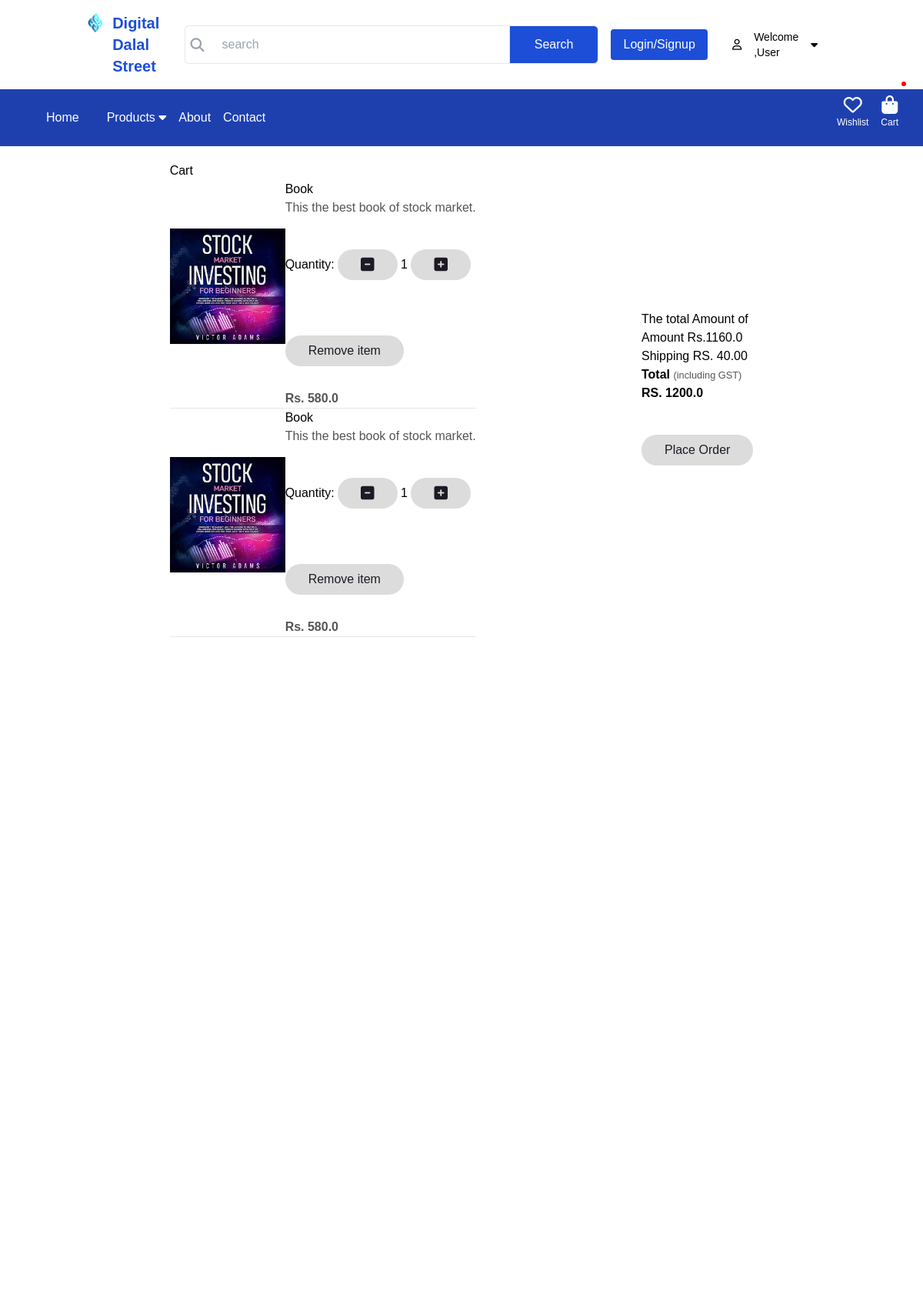
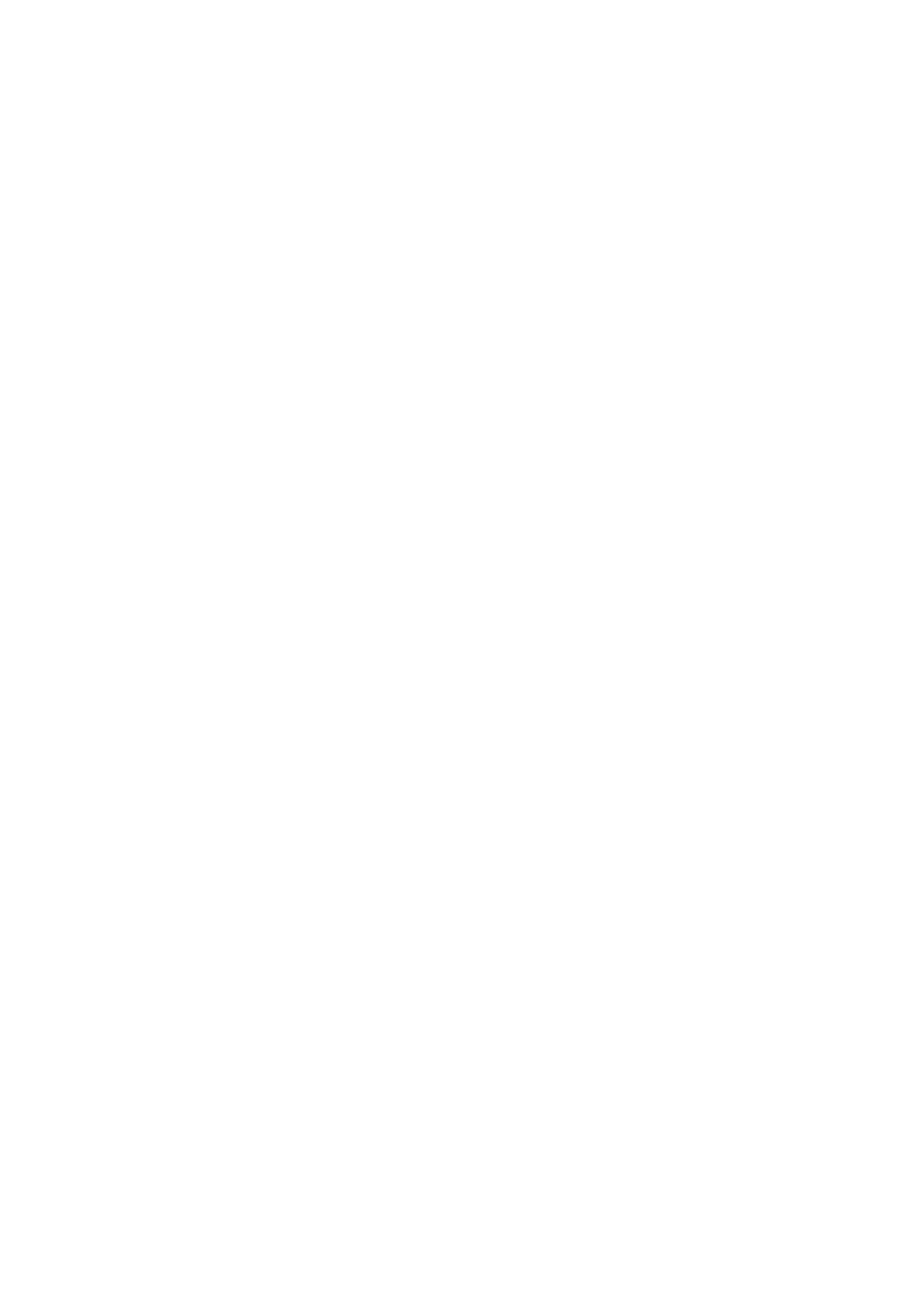
The app's page /cart/ (signed in, upper part) with its own data (2 pictures, top to bottom).
### app/models.py (models this page shows, shortened)
class Cart(models.Model):
    user = models.ForeignKey(User,on_delete=models.CASCADE)
    product = models.ForeignKey(Product,on_delete=models.CASCADE)
    quantity = models.PositiveIntegerField(default=1)

class Product(models.Model):
    title = models.CharField(max_length=100)
    selling_price = models.FloatField()
    discounted_price =models.FloatField()
    description = models.TextField()
    category = models.CharField(choices=CATEGORY_CHOICES,max_length=2)
    product_image = models.ImageField(upload_to= 'product')

### app/views.py (the view)
# urls.py: path("cart/", views.show_cart,name="showcart"),
def show_cart(request):
    user = request.user
    cart = Cart.objects.filter(user=user)
    amount = 0
    for p in cart:
        value = p.quantity * p.product.discounted_price
        amount = amount + value
    totalamount = amount + 40
    return render(request, 'app/addtocart.html',locals())

### app/templates/app/addtocart.html (shortened to what this page needs)
<!DOCTYPE html>
{% load static %}
<html lang="en">
<head>
    <link rel="stylesheet" href="{% static 'app/css/style.css' %}"/>
    <link rel="stylesheet" href="https://stackpath.bootstrapcdn.com/font-awesome/4.7.0/css/font-awesome.min.css">
    <link rel="stylesheet" href="https://cdn.jsdelivr.net/npm/bootstrap-icons@1.8.1/font/bootstrap-icons.css">
    <link rel="stylesheet" href="https://cdnjs.cloudflare.com/ajax/libs/font-awesome/6.4.2/css/all.min.css" />
    <link rel="stylesheet" href="{% static 'app/css/owl.carousel.min.css' %}"/>
    <link rel="stylesheet" href="{% static 'app/css/all.min.css' %}"/>
    <link rel="stylesheet" href="https://unpkg.com/swiper/swiper-bundle.min.css" />
    <script src="https://cdn.tailwindcss.com"></script>
</head>
    <body>
        <div class="">
            <header class="py-4 shadow-sm bg-white">
                <div class="container flex items-center justify-between">
                    <div class="flex flex-row">
                        <a href="index.html" >
                            <img src="../../static/app/images/product/smlogo.png" alt="Logo" class="w-10 h-auto">
                        </a>
                        <p class="ml-3 text-blue-700 font-bold text-xl flex items-center justify-center">
                            Digital Dalal Street
                        </p>
                </div>
                <div class="w-full max-w-xl relative flex mx-auto">
                    <span class="absolute left-2 top-3 text-lg text-gray-400">
                        <i class="fa-solid fa-magnifying-glass"></i>
                    </span>
                    <input type="text" name="search" id="search"
                        class="w-full border border-primary border-r-0 pl-12 py-3 pr-3 rounded-l-md focus:outline-none hidden md:flex"
                        placeholder="search">
                    <button
                        class="bg-blue-700 border border-primary text-white px-8 rounded-r-md hover:bg-blue-600 transition hidden md:flex items-center justify-center">Search</button>
                </div>
                <div class="flex items-center justify-end p-4  text-white">
                    <a href="{% url 'customerregistration'%}" class="bg-blue-700 hover:underline text-white px-4 py-2 rounded mr-4">Login/Signup</a>
                    <div class="text-sm flex flex-row gap-2 ml-2 text-black items-center justify-center">
                        <i class="fa-regular fa-user rounded-lg p-2"></i>
                        <div>Welcome ,User</div>
                        <div class="relative inline-block">
                            <i id="userIcon" class="fa fa-caret-down text-black rounded-lg p-2 cursor-pointer"></i>
                        </div>
                    </div>
                </div>
            </header>
            <nav class="flex items-center justify-start bg-blue-800 text-white">
                <ul class="flex space-x-4">
                    <li><a href="/" class=" hover:underline">Home</a></li>
                    <li class="relative group">
                        <a href="#" class=" hover:underline" onclick="menutoggle()">Products <i class="fa fa-caret-down"></i></a>
                    </li>
                    <li><a href="{% url 'about' %}" class=" hover:underline">About</a></li>
                    <li><a href="#" class=" hover:underline">Contact</a></li>
                </ul>
                <div class="flex items-center space-x-4 ml-auto pr-8">
                    <a href="#" class="text-center text-white hover:text-primary transition relative">
                        <div class="text-2xl">
                            <i class="fa-regular fa-heart"></i>
                        </div>
                        <div class="text-xs leading-3">Wishlist</div>
                    </a>
                    <a href="{% url 'showcart' %}" class="text-center text-white hover:text-primary transition relative">
                        <div class="text-2xl">
                            <i class="fa-solid fa-shopping-bag"></i>
                        </div>
                        <div class="text-xs leading-3">Cart</div>
                        <div id="cartAmount" class="cartAmount"></div>
                    </a>
                </div>
            </nav>
    {% block main_content %}
    <div class="container my-5">
     <div class="row">
        {% if cart %}
        <div class="col-sm-8">
        <div class="card">
            <div class="card-body">
                <h3>Cart</h3>
                {% for item in cart %}
                <div class="row">
                    <div class="col-sm-3 text-center align-self-center"> <img src="{{item.product.product_image.url}}" alt="" srcset="" class="img-fluid img-thumbnail shadow-sm" height="150" width="150"> </div>
                    <div class="col-sm-9">
                        <div>
                            <h5> {{item.product.title}} </h5>
                            <p class="mb-2 text-muted small"> {{item.product.description}} </p>
                            <div class="my-3">
                                <label for="quantity"> Quantity: </label>
                                <a class="minus-cart btn" pid= {{item.product.id}} > <i class="fas fa-minus-square fa-lg"> </i> </a>
                                    <span id="quantity"> {{item.quantity}} </span>
                                <a class="plus-cart btn" pid= {{item.product.id}} > <i class="fas fa-plus-square fa-lg"> </i> </a>
                            </div>
                            <div class="d-flex justify-content-between">
                                <a href="#" class="remove-cart btn btn-sm btn-secondary mr-3" pid= {{item.product.id}} > Remove item </a>
                                <p class="mb-0"> <span> <strong>Rs. {{item.product.discounted_price}} </strong> </span> </p>
                            </div>
                        </div>
                    </div>
                </div>
                <hr class="text muted">
                {% endfor %}
            </div>
        </div>
        </div>
        <div class="col-sm-4">
            <div class="card">
                <div class="card-body">
                    <h3>The total Amount of</h3>
                    <ul class="list-group">
                        <li class="list-group-item d-flex justify-content-between align-items-center border-0 px-0 pb-0"> Amount <span id="amount">    Rs.{{amount}} </span> </li>
                        <li class="list-group-item d-flex justify-content-between align-items-center px-0">Shipping<span>      RS. 40.00 </span> </li>
                        <li class="list-group-item d-flex justify-content-between align-items-center border-0 px-0 mb-3">
                        <div>
                            <strong>Total</strong> <small>(including GST)</small>
                        </div>
                            <span id="totalamount"> <strong>RS. {{totalamount}} </strong> </span>
                        </li>
                    </ul>
                    <div class="d-grid"> <a href="{% url 'checkout' %}" class="btn btn-primary">Place Order </a> </div>
                </div>
            </div>
        </div>
        {% else %}
            <h1 class="text-center mb-5">Cart is empty</h1>
        {% endif %}
     </div>
    </div>
    {% endblock main_content %}
        <div class="flex items-end w-full min-h-screen bg-white">
        </div>
    </body>
</html>

### app/static/app/css/style.css (style rules this page uses)
* { margin: 0; padding: 0; box-sizing: border-box; }
body { font-family: sans-serif; }
i { cursor: pointer; }
a { text-decoration: none; color: white; }
.container { max-width: 1300px; margin: auto; padding-left: 25px; padding-right: 25px; }
nav { flex: 1; text-align: right; }
nav ul { display: inline-block; list-style-type: none; padding: 25px 60px; }
nav ul li { display: inline-block; margin-right: 20px; }
.cartAmount { position: absolute; top: -15px; right: -10px; font-size: 16px; background-color: red; color: white; padding: 3px; border-radius: 3px; }
p { color: #555; }
.row { display: flex; align-items: center; flex-wrap: wrap; justify-content: space-around; }
.btn { display: inline-block; background: rgb(221, 220, 220); color: #1d1a25; padding: 8px 30px; margin: 30px 0; border-radius: 30px; transition: background 0.5s; }
small { color: #555; }
ul { list-style-type: none; }
.text-center { text-align: center; margin-bottom: 20px; }

### records on screen
Cart: product.product_image (picture), product "Book", product.description "This the best book of stock market.", quantity "1", product.discounted_price "580.0"
Cart: product.product_image (picture), product "Book", product.description "This the best book of stock market.", quantity "1", product.discounted_price "580.0"

### other values on screen
{{ amount }} "1160.0"
{{ totalamount }} "1200.0"
